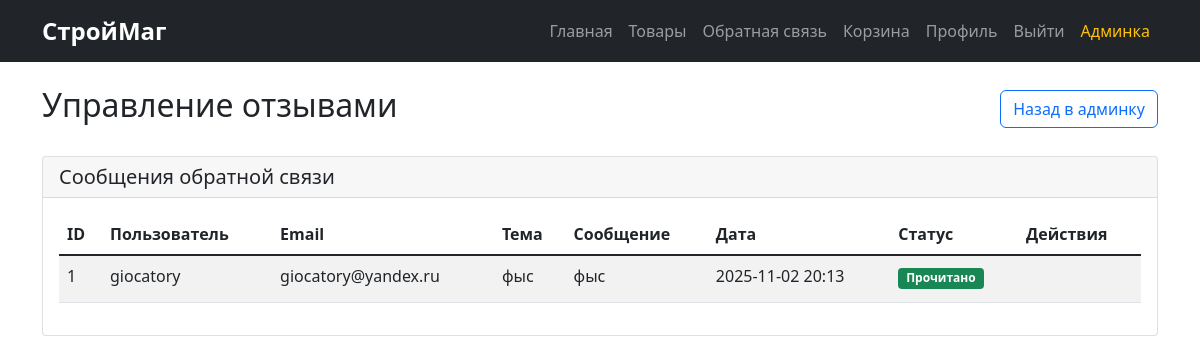
The app's page /admin/feedback (signed in) with its own data.
### tables this page shows
CREATE TABLE feedback (
                id INTEGER PRIMARY KEY AUTOINCREMENT,
                user_id INTEGER,
                subject TEXT NOT NULL,
                message TEXT NOT NULL,
                email TEXT NOT NULL,
                is_read BOOLEAN DEFAULT FALSE,
                created_at DATETIME DEFAULT CURRENT_TIMESTAMP,
                FOREIGN KEY (user_id) REFERENCES users (id)
            );

CREATE TABLE users (
                id INTEGER PRIMARY KEY AUTOINCREMENT,
                email TEXT UNIQUE NOT NULL,
                username TEXT UNIQUE NOT NULL,
                hashed_password TEXT NOT NULL,
                full_name TEXT,
                is_active BOOLEAN DEFAULT TRUE,
                is_superuser BOOLEAN DEFAULT FALSE,
                created_at DATETIME DEFAULT CURRENT_TIMESTAMP
            );

### routers/admin.py (the view)
@router.get("/feedback", response_class=HTMLResponse)
async def admin_feedback(
    request: Request,
    admin: dict = Depends(get_current_admin_user)
):
    async with aiosqlite.connect("construction_store.db") as db:
        db.row_factory = aiosqlite.Row
        async with db.execute(
            """SELECT f.*, u.username
               FROM feedback f
               LEFT JOIN users u ON f.user_id = u.id
               ORDER BY f.created_at DESC"""
        ) as cursor:
            feedback_messages = await cursor.fetchall()
    context = {
        "request": request,
        "feedback_messages": feedback_messages,
        "current_user": admin,
        "cart_count": getattr(request.state, 'cart_count', 0)
    }
    return templates.TemplateResponse("admin/feedback.html", context)

### templates/admin/feedback.html (shortened to what this page needs)
{% extends "base.html" %}
{% block content %}
<div class="d-flex justify-content-between align-items-center mb-4">
    <h2>Управление отзывами</h2>
    <div class="btn-group">
        <a href="/admin/" class="btn btn-outline-primary">Назад в админку</a>
    </div>
</div>
<div class="card">
    <div class="card-header">
        <h5 class="mb-0">Сообщения обратной связи</h5>
    </div>
    <div class="card-body">
        {% if feedback_messages %}
        <div class="table-responsive">
            <table class="table table-striped">
                <thead>
                    <tr>
                        <th>ID</th>
                        <th>Пользователь</th>
                        <th>Email</th>
                        <th>Тема</th>
                        <th>Сообщение</th>
                        <th>Дата</th>
                        <th>Статус</th>
                        <th>Действия</th>
                    </tr>
                </thead>
                <tbody>
                    {% for feedback in feedback_messages %}
                    <tr class="{% if not feedback.is_read %}table-warning{% endif %}">
                        <td>{{ feedback.id }}</td>
                        <td>
                            {% if feedback.username %}
                                {{ feedback.username }}
                            {% else %}
                                <span class="text-muted">Гость</span>
                            {% endif %}
                        </td>
                        <td>{{ feedback.email }}</td>
                        <td>{{ feedback.subject }}</td>
                        <td>
                            <span class="d-inline-block text-truncate" style="max-width: 200px;">
                                {{ feedback.message }}
                            </span>
                        </td>
                        <td>{{ feedback.created_at[:16] }}</td>
                        <td>
                            {% if feedback.is_read %}
                                <span class="badge bg-success">Прочитано</span>
                            {% else %}
                                <span class="badge bg-warning">Новое</span>
                            {% endif %}
                        </td>
                        <td>
                        </td>
                    </tr>
                    {% endfor %}
                </tbody>
            </table>
        </div>
        {% else %}
        <div class="text-center py-4">
            <p class="text-muted">Сообщений пока нет</p>
        </div>
        {% endif %}
    </div>
</div>
{% endblock %}

### static/css/style.css (style rules this page uses)
.card { transition: transform 0.2s; }
.btn { border-radius: 0.375rem; }

### records on screen
feedback: id "1", username "giocatory", email "giocatory@yandex.ru", subject "фыс", message "фыс", created_at "2025-11-02 20:13", is_read "Прочитано"
